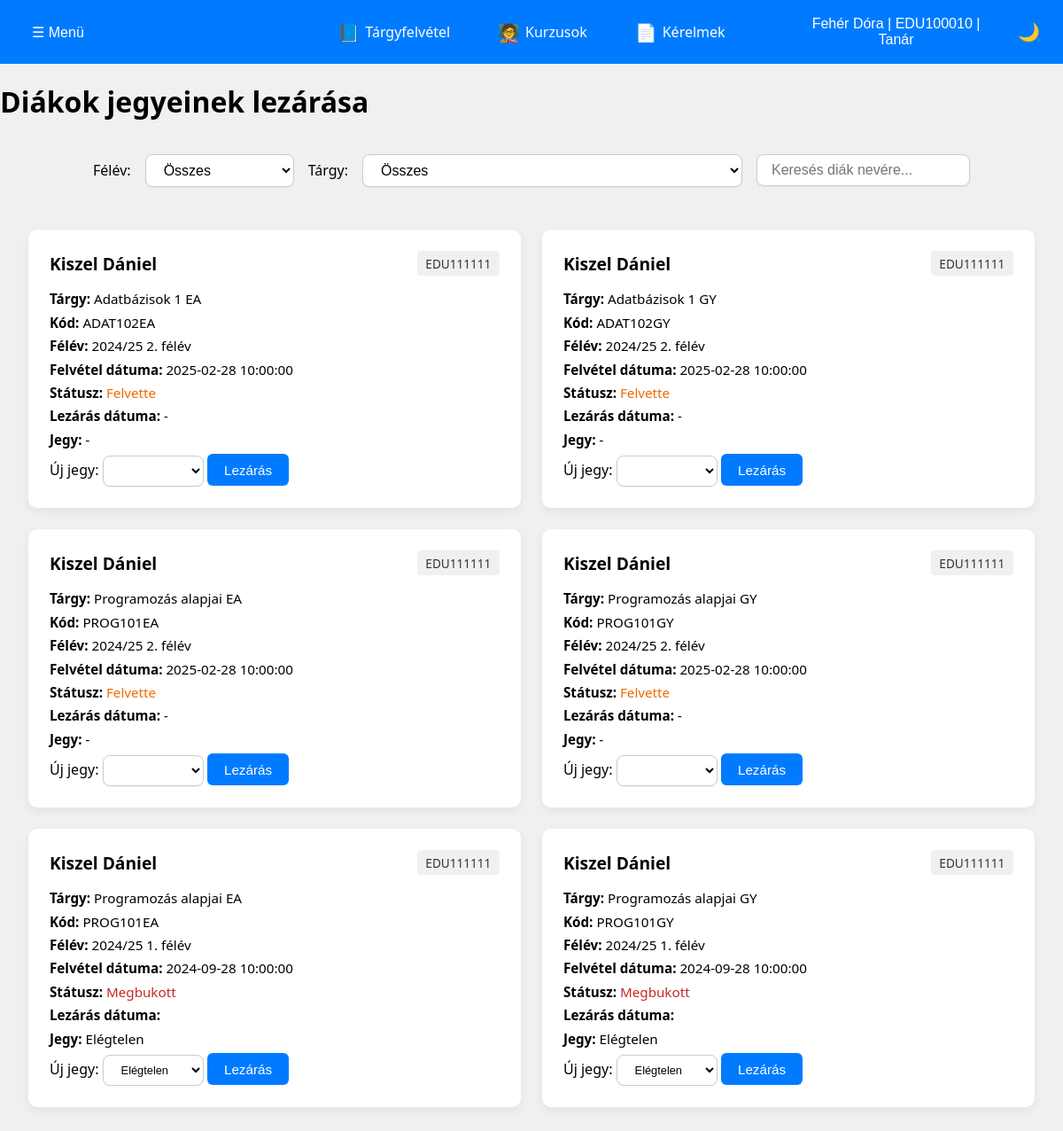
Page /teacher/student_complete.php (signed in) on the committed database.
### tables this page shows
CREATE TABLE users (
    id INT AUTO_INCREMENT PRIMARY KEY,
    name VARCHAR(100) NOT NULL,
    eduportal_id VARCHAR(20) NOT NULL UNIQUE,
    email VARCHAR(100) NOT NULL,
    phone VARCHAR(20),
    password_hash VARCHAR(255) NOT NULL,
    postal_code VARCHAR(10),
    city VARCHAR(100),
    address VARCHAR(255),
    birth_date DATE,
    mothers_name VARCHAR(100),
    role ENUM('hallgato', 'tanar', 'admin') NOT NULL DEFAULT 'hallgato',
    course_code VARCHAR(20),
	financing_type ENUM('állami', 'önköltséges') NOT NULL,
    created_at TIMESTAMP DEFAULT CURRENT_TIMESTAMP,
	updated_at TIMESTAMP DEFAULT CURRENT_TIMESTAMP ON UPDATE CURRENT_TIMESTAMP
);

CREATE TABLE enrollments (
    users_eduportal_ID VARCHAR(20) NOT NULL,
    offering_id INTEGER NOT NULL,
    enrolled_at TIMESTAMP DEFAULT CURRENT_TIMESTAMP,
    completed_at TIMESTAMP NULL,
    status VARCHAR(20) CHECK (status IN ('enrolled', 'completed', 'failed')),
    grade VARCHAR(10),
	created_at DATETIME DEFAULT CURRENT_TIMESTAMP,
    updated_at DATETIME DEFAULT CURRENT_TIMESTAMP ON UPDATE CURRENT_TIMESTAMP,
    PRIMARY KEY (users_eduportal_ID, offering_id),
    FOREIGN KEY (users_eduportal_ID) REFERENCES users(eduportal_id) ON DELETE CASCADE,
    FOREIGN KEY (offering_id) REFERENCES course_offerings(id) ON DELETE CASCADE
);

### PHP_Header/t_sutdent_cpmplete.php (called while the page is built, shortened)
<?php
$eduportal_id = $_SESSION['eduportal_id'];
global $conn;
$user_sql = "
SELECT name
FROM users
WHERE eduportal_id = ?";
$user_stmt = $conn->prepare($user_sql);
$user_stmt->bind_param("s", $eduportal_id);
$user_stmt->execute();
$user_result = $user_stmt->get_result();
$user = $user_result->fetch_assoc();
$user_name = $user['name'] ?? 'Ismeretlen';
$user_course = "Tanár";
$students_sql = "
SELECT
    e.offering_id AS offering_id,
    e.users_eduportal_id AS student_id,
    u.name AS student_name,
    c.kurzus_kod AS subject_code,
    c.name AS subject_name,
    s.label AS semester_label,
    e.status AS enrollment_status,
    e.grade AS current_grade,
    e.enrolled_at,
    e.completed_at
FROM enrollments e
JOIN users u ON u.eduportal_id = e.users_eduportal_id
JOIN course_offerings co ON co.id = e.offering_id
JOIN courses c ON c.kurzus_kod = co.kurzus_kod
JOIN semesters s ON s.id = co.semester_id
JOIN teacher_courses tc ON tc.kurzus_kod = co.kurzus_kod
WHERE tc.teacher_id = ?
GROUP BY e.users_eduportal_id, c.kurzus_kod, s.label, c.name
ORDER BY s.label DESC, u.name ASC, c.name ASC
";
$students_stmt = $conn->prepare($students_sql);
$students_stmt->bind_param("s", $eduportal_id);
$students_stmt->execute();
$students_result = $students_stmt->get_result();
$students = [];
while ($r = $students_result->fetch_assoc()) {
    $students[] = $r;
}

### teacher/student_complete.php (the view, shortened to what this page needs)
<?php
require_once __DIR__ . '/../PHP_Header/t_sutdent_cpmplete.php';
?>
<!DOCTYPE html>
<html lang="hu">
<head>
    <link rel="stylesheet" href="../CSS/site_style.css">
    <link rel="stylesheet" href="../CSS/enrolled_courses.css">
</head>
<body>
<header>
    <div class="menu">
        <div class="dropdown">
            <button id="dropdownToggleL" class="dropbtn">☰ Menü </button>
        </div>
    </div>
    <nav class="main-nav">
        <a href="course_offering.php"><span class="icon">📘</span> Tárgyfelvétel</a>
        <a href="courses.php"><span class="icon">🧑‍🏫</span> Kurzusok</a>
        <a href="request.php"><span class="icon">📄</span> Kérelmek</a>
    </nav>
    <div class="user-menu">
        <div class="dropdown">
            <button id="dropdownToggleR" class="dropbtn">
                <?php echo htmlspecialchars($user_name); ?> |
                <?php echo htmlspecialchars($eduportal_id); ?> |
                <?php echo htmlspecialchars($user_course); ?>
            </button>
        </div>
        <div class="theme-switcher">
            <button id="theme-toggle" class="theme-btn">🌙</button>
        </div>
    </div>
</header>
<main class="layout">
    <h1>Diákok jegyeinek lezárása</h1>
    <section class="filters">
        <label for="tsc_semesterFilter">Félév:</label>
        <select id="tsc_semesterFilter">
            <option value="all">Összes</option>
        </select>
        <label for="tsc_courseFilter">Tárgy:</label>
        <select id="tsc_courseFilter">
            <option value="all">Összes</option>
        </select>
        <input type="text" id="tsc_searchInput" placeholder="Keresés diák nevére...">
    </section>
    <?php if (empty($students)): ?>
        <p>Jelenleg nincsenek beiratkozott hallgatók.</p>
    <?php else: ?>
        <section id="courseList" class="course-grid">
            <?php foreach ($students as $st): ?>
                <div class="tsc_course-card"
                     data-semester="<?= htmlspecialchars($st['semester_label']) ?>"
                     data-code="<?= htmlspecialchars($st['offering_id']) ?>"
                     data-name="<?= strtolower(htmlspecialchars($st['student_name'])) ?>">
                    <div class="card-header">
                        <h3><?= htmlspecialchars($st['student_name']) ?></h3>
                        <span class="code"><?= htmlspecialchars($st['student_id']) ?></span>
                    </div>
                    <div class="card-body">
                        <p><strong>Tárgy:</strong> <?= htmlspecialchars($st['subject_name']) ?></p>
                        <p><strong>Kód:</strong> <?= htmlspecialchars($st['subject_code']) ?></p>
                        <p><strong>Félév:</strong> <?= htmlspecialchars($st['semester_label']) ?></p>
                        <p><strong>Felvétel dátuma:</strong> <?= htmlspecialchars($st['enrolled_at']) ?></p>
                        <p><strong>Státusz:</strong>
                            <?php
                            switch ($st['enrollment_status']) {
                                case 'failed': echo '<span class="status failed">Megbukott</span>'; break;
                                default: echo '<span class="status enrolled">Felvette</span>';
                            }
                            ?>
                        </p>
                        <p><strong>Lezárás dátuma:</strong>
                            <?= $st['current_grade'] !== null ? htmlspecialchars($st['completed_at']) : '<em>-</em>' ?>
                        </p>
                        <p><strong>Jegy:</strong>
                            <?= $st['current_grade'] !== null ? htmlspecialchars($st['current_grade']) : '<em>-</em>' ?>
                        </p>
                        <form method="post" action="../POST/complete_post.php" class="grade-form">
                            <label for="grade_<?= htmlspecialchars($st['student_id']) ?>">Új jegy:</label>
                            <select name="grade" id="grade_<?= htmlspecialchars($st['student_id']) ?>" >
                                <option value="" <?= empty($st['current_grade']) ? 'selected' : '' ?>></option>
                                <option value="Elégtelen" <?= ($st['current_grade'] === 'Elégtelen') ? 'selected' : '' ?>>Elégtelen</option>
                            </select>
                            <button type="submit" class="fill-btn">Lezárás</button>
                        </form>
                    </div>
                </div>
            <?php endforeach; ?>
        </section>
    <?php endif; ?>
</main>
</body>
</html>

### CSS/site_style.css (style rules this page uses)
:root { --background-light: #f0f0f0; --background-dark: #1e1e1e; --text-dark: #000000; --text-light: #ffffff; --primary-color: #007bff; --secondary-color: #ffa500; --dropdown-bg: #ffffff; --dropdown-bg-dark: #333333; --primary-hover: #0056b3; --card-background-light: white; --card-background-dark: black; }
body { margin: 0; font-family: "Segoe UI", sans-serif; background-color: var(--background-light); color: var(--text-dark); min-height: 100vh; display: flex; flex-direction: column; }
header { display: flex; justify-content: space-between; align-items: center; background-color: var(--primary-color); color: var(--text-light); padding: 10px 20px; width: 100%; box-sizing: border-box; }
.menu, .user-menu { flex: 1; }
.user-menu { display: flex; align-items: center; justify-content: flex-end; gap: 10px; }
.main-nav { display: flex; justify-content: center; gap: 30px; flex: 2; }
.main-nav a { color: var(--text-light); text-decoration: none; font-size: 16px; display: flex; align-items: center; gap: 6px; padding: 8px 12px; transition: background-color 0.3s; }
.dropdown { position: relative; display: inline-block; }
.dropbtn { background-color: transparent; color: var(--text-light); border: none; font-size: 16px; cursor: pointer; padding: 8px 16px; }
.user-menu .dropdown { position: relative; }
.theme-switcher { display: flex; gap: 10px; }
.theme-btn { background: none; border: none; color: var(--text-light); font-size: 20px; cursor: pointer; }
.icon { font-size: 20px; }

### CSS/enrolled_courses.css (style rules this page uses)
.filters { padding: 1rem; display: flex; gap: 1rem; align-items: center; flex-wrap: wrap; background-color: transparent; border: none; justify-content: center; }
.course-grid { padding: 1rem; display: flex; gap: 1rem; align-items: center; flex-wrap: wrap; background-color: transparent; border: none; }
.filters input, .filters select { padding: 0.5rem 1rem; border: 1px solid #ccc; border-radius: 8px; font-size: 1rem; background-color: var(--dropdown-bg); box-shadow: 0 1px 2px rgba(0, 0, 0, 0.05); transition: all 0.2s ease; }
#courseList { display: grid; grid-template-columns: repeat(auto-fit, minmax(380px, 1fr)); gap: 1.5rem; padding: 2rem; }
.sec_course-card, .tar_course-card, .tsc_course-card { background-color: var(--card-background-light); border-radius: 10px; box-shadow: 0 4px 12px rgba(0,0,0,0.06); padding: 1.5rem; border: none; transition: transform 0.2s ease; }
.card-body form select { padding: 0.5rem 1rem; border: 1px solid #ccc; border-radius: 8px; font-size: 0.8rem; background-color: var(--dropdown-bg); box-shadow: 0 1px 2px rgba(0, 0, 0, 0.05); transition: all 0.2s ease; }
.card-header { display: flex; justify-content: space-between; align-items: center; margin-bottom: 1rem; }
.card-header h3 { margin: 0; font-size: 1.2rem; font-weight: 600; }
.card-header .code { font-size: 0.85rem; color: #333; background-color: #f0f0f0; padding: 0.3rem 0.6rem; border-radius: 4px; }
.card-body { display: flex; flex-direction: column; gap: 0.4rem; }
.card-body p { margin: 0; font-size: 0.95rem; }
.sec_course-card .status.failed, .tar_course-card .status.failed, .tsc_course-card .status.failed { color: #c62828; }
.sec_course-card .status.enrolled, .tar_course-card .status.enrolled, .tsc_course-card .status.enrolled { color: #ef6c00; }
.fill-btn { padding: 0.6rem 1.2rem; border: none; border-radius: 6px; cursor: pointer; font-size: 0.95em; color: white; background-color: var(--primary-color); font-weight: 500; transition: background-color 0.3s ease; }

### rows in the picture
users: name "Fehér Dóra"
enrollments: student_name "Kiszel Dániel", users_eduportal_ID "EDU111111", subject_name "Adatbázisok 1 EA", subject_code "ADAT102EA", semester_label "2024/25 2. félév", enrolled_at "2025-02-28 10:00:00", status "Felvette"
enrollments: student_name "Kiszel Dániel", users_eduportal_ID "EDU111111", subject_name "Adatbázisok 1 GY", subject_code "ADAT102GY", semester_label "2024/25 2. félév", enrolled_at "2025-02-28 10:00:00", status "Felvette"
enrollments: student_name "Kiszel Dániel", users_eduportal_ID "EDU111111", subject_name "Programozás alapjai EA", subject_code "PROG101EA", semester_label "2024/25 2. félév", enrolled_at "2025-02-28 10:00:00", status "Felvette"
enrollments: student_name "Kiszel Dániel", users_eduportal_ID "EDU111111", subject_name "Programozás alapjai GY", subject_code "PROG101GY", semester_label "2024/25 2. félév", enrolled_at "2025-02-28 10:00:00", status "Felvette"
enrollments: student_name "Kiszel Dániel", users_eduportal_ID "EDU111111", subject_name "Programozás alapjai EA", subject_code "PROG101EA", semester_label "2024/25 1. félév", enrolled_at "2024-09-28 10:00:00", status "Megbukott", grade "Elégtelen"
enrollments: student_name "Kiszel Dániel", users_eduportal_ID "EDU111111", subject_name "Programozás alapjai GY", subject_code "PROG101GY", semester_label "2024/25 1. félév", enrolled_at "2024-09-28 10:00:00", status "Megbukott", grade "Elégtelen"

### other values in the picture
$eduportal_id "EDU100010"
$user_course "Tanár"
